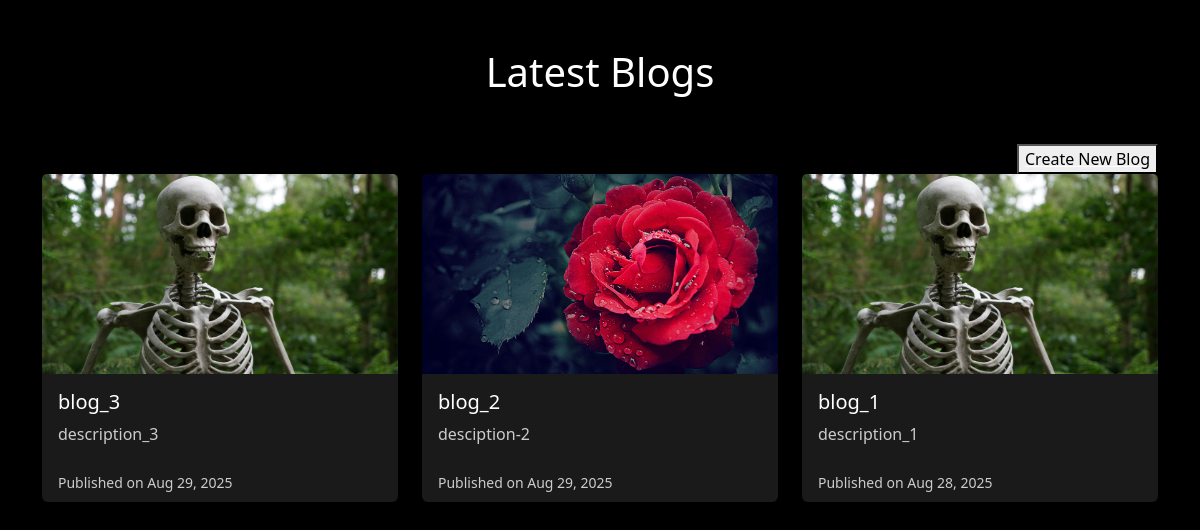
/latest-blogs/, run on an earlier commit of the app's database.
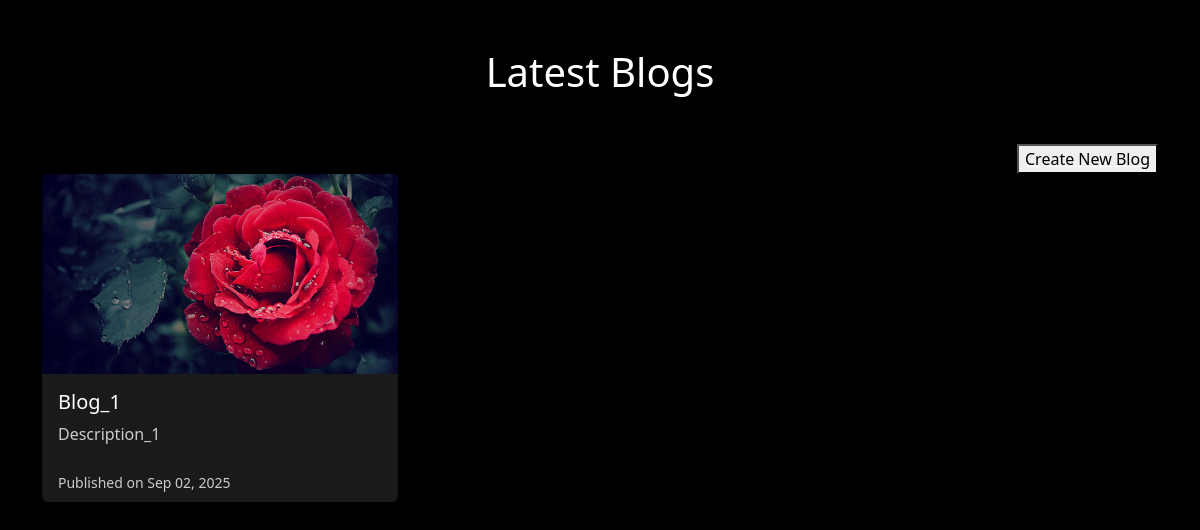
And on a later commit of the database.
### core/models.py (models this page shows, shortened)
class Blog(models.Model):
    title = models.CharField(max_length=200)
    description = models.TextField()
    blog_image = models.ImageField(upload_to='blog_images')
    created_at = models.DateTimeField(auto_now_add=True)

### core/views.py (the view)
# urls.py: path('latest-blogs/', latest_blogs, name='latest_blogs'),
def latest_blogs(request):
    blogs = Blog.objects.order_by('-created_at')
    return render(request, 'latest_blogs.html', {'blogs': blogs})

### core/templates/latest_blogs.html (shortened to what this page needs)
<!DOCTYPE html>
<html lang="en">
<head>
    {% load static %}
    <link href="https://cdn.jsdelivr.net/npm/bootstrap@5.3.0/dist/css/bootstrap.min.css" rel="stylesheet">
</head>
    <div class="container py-5">
        <h1 class="mb-5 text-center">Latest Blogs</h1>
         <div>
        <a href="{% url 'create_blog'%}"><button style="display: flex; justify-self: right;">Create New Blog</button></a>
    </div>
        <div class="row g-4">
            {% for blog in blogs %}
                <div class="col-md-4">
                    <div class="card h-100 shadow-sm border-0">
                        {% if blog.blog_image %}
                            <img src="{{ blog.blog_image.url }}" class="card-img-top" alt="{{ blog.title }}">
                        {% else %}
                            <img src="https://via.placeholder.com/400x200?text=No+Image" class="card-img-top" alt="No Image">
                        {% endif %}
                        <div class="card-body">
                            <h5 class="card-title">
                                <a href="{% url 'blog_detail' blog.pk %}" class="text-decoration-none">
                                    {{ blog.title }}
                                </a>
                            </h5>
                            <p class="card-text">{{ blog.description|truncatewords:20 }}</p>
                        </div>
                        <div class="card-footer bg-transparent border-top-0">
                            <small class="text-muted">Published on {{ blog.created_at|date:"M d, Y" }}</small>
                        </div>
                    </div>
                </div>
            {% empty %}
                <div class="col-12 text-center">
                    <p class="text-muted">No blogs available yet.</p>
                </div>
            {% endfor %}
        </div>
    </div>
</body>
</html>

### core/templates/latest_blogs.html (style rules this page uses)
.card { background-color: #1a1a1a; color: #fff; }
.card-title a { color: #ffffff; }
.card-text, .text-muted { color: #cccccc !important; }
.card-img-top { height: 200px; object-fit: cover; }
.btn, a { color: #ffffff; }

What changed in the data, as far as the page shows it:
removed Blog: blog_image (picture), title "blog_3", description "description_3", created_at "Aug 29, 2025"
removed Blog: blog_image (picture), title "blog_2", description "desciption-2", created_at "Aug 29, 2025"
removed Blog: blog_image (picture), title "blog_1", description "description_1", created_at "Aug 28, 2025"
added Blog: blog_image (picture), title "Blog_1", description "Description_1", created_at "Sep 02, 2025"
